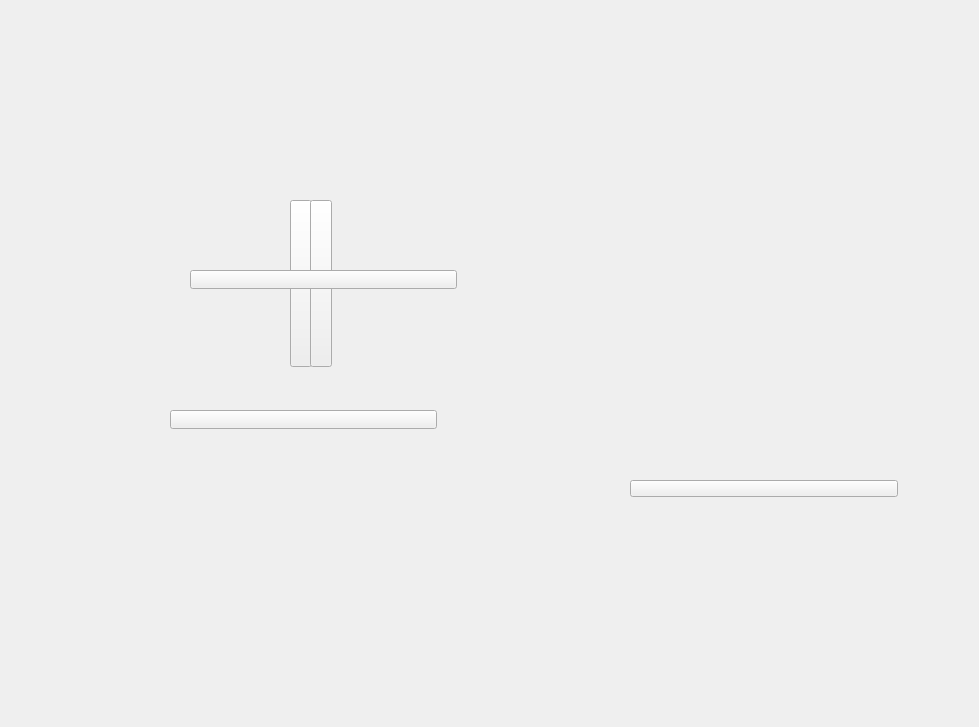
<?xml version="1.0" encoding="UTF-8"?>
<ui version="4.0">
 <class>MainWindow</class>
 <widget class="QMainWindow" name="MainWindow">
  <property name="geometry">
   <rect>
    <x>0</x>
    <y>0</y>
    <width>979</width>
    <height>727</height>
   </rect>
  </property>
  <property name="windowTitle">
   <string>MainWindow</string>
  </property>
  <widget class="QWidget" name="centralWidget">
   <widget class="QToolButton" name="btn_displayTools">
    <property name="geometry">
     <rect>
      <x>290</x>
      <y>200</y>
      <width>22</width>
      <height>167</height>
     </rect>
    </property>
    <property name="styleSheet">
     <string notr="true">QToolButton{
border-image: url(:/images/btn_displayTools.png);
}

QToolButton:hover{
border-image: url(:/images/btn_displayTools_h.png);
}
QToolButton:pressed{
border-image: url(:/images/btn_displayTools_h.png);
}</string>
    </property>
    <property name="text">
     <string/>
    </property>
    <property name="shortcut">
     <string>Ctrl+D</string>
    </property>
   </widget>
   <widget class="QWidget" name="wgt_centralWidget" native="true">
    <property name="geometry">
     <rect>
      <x>0</x>
      <y>0</y>
      <width>361</width>
      <height>235</height>
     </rect>
    </property>
   </widget>
   <widget class="QToolButton" name="btn_functionTools">
    <property name="geometry">
     <rect>
      <x>170</x>
      <y>410</y>
      <width>267</width>
      <height>19</height>
     </rect>
    </property>
    <property name="styleSheet">
     <string notr="true">QToolButton{
border-image: url(:/images/btn_functionTools.png);
}

QToolButton:hover{
border-image: url(:/images/btn_functionTools_h.png);
}

QToolButton:pressed{
border-image: url(:/images/btn_functionTools_h.png);
}</string>
    </property>
    <property name="text">
     <string/>
    </property>
    <property name="shortcut">
     <string>Ctrl+F</string>
    </property>
   </widget>
   <widget class="QToolButton" name="btn_upperItems">
    <property name="geometry">
     <rect>
      <x>630</x>
      <y>480</y>
      <width>268</width>
      <height>17</height>
     </rect>
    </property>
    <property name="styleSheet">
     <string notr="true">QToolButton{
border-image: url(:/images/btn_upperItem.png);
}

QToolButton:hover{
border-image: url(:/images/btn_upperItem_h.png);
}

QToolButton:pressed{
border-image: url(:/images/btn_upperItem_h.png);
}</string>
    </property>
    <property name="text">
     <string/>
    </property>
    <property name="shortcut">
     <string>Ctrl+U</string>
    </property>
   </widget>
   <widget class="QToolButton" name="btn_displayTools_2">
    <property name="geometry">
     <rect>
      <x>310</x>
      <y>200</y>
      <width>22</width>
      <height>167</height>
     </rect>
    </property>
    <property name="styleSheet">
     <string notr="true">QToolButton{
border-image: url(:/images/btn_displayTools.png);
}

QToolButton:hover{
border-image: url(:/images/btn_displayTools_h.png);
}
QToolButton:pressed{
border-image: url(:/images/btn_displayTools_h.png);
}</string>
    </property>
    <property name="text">
     <string/>
    </property>
    <property name="shortcut">
     <string>Ctrl+D</string>
    </property>
   </widget>
   <widget class="QToolButton" name="btn_functionTools_2">
    <property name="geometry">
     <rect>
      <x>190</x>
      <y>270</y>
      <width>267</width>
      <height>19</height>
     </rect>
    </property>
    <property name="styleSheet">
     <string notr="true">QToolButton{
border-image: url(:/images/btn_functionTools.png);
}

QToolButton:hover{
border-image: url(:/images/btn_functionTools_h.png);
}

QToolButton:pressed{
border-image: url(:/images/btn_functionTools_h.png);
}</string>
    </property>
    <property name="text">
     <string/>
    </property>
    <property name="shortcut">
     <string>Ctrl+F</string>
    </property>
   </widget>
  </widget>
 </widget>
 <layoutdefault spacing="6" margin="11"/>
 <resources/>
 <connections/>
</ui>
